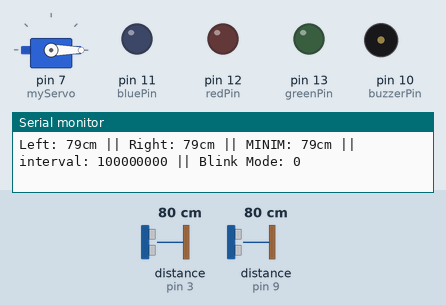
Bench run of a sketch on a simulated Arduino Uno, built with avr-gcc and run on an emulated ATmega328P. Parts: servo, output pins drawn as LEDs (lit = HIGH), buzzer (waves = sounding), the last lines printed to the serial monitor. Wiring (inferred from the names in the program): 2 × ultrasonic range finder: trigger pin 2, echo pin 3 / trigger pin 8, echo pin 9. Dashed ring = blinking. Inputs (shaded band) come from the test bench; at power-on: distance to the obstacle (sensors on pin 3, pin 9) 80 cm. The echo pulse lasts 58.3 µs per cm; pins used as bus, display or sensor lines are not drawn.

Above: at 1.2 s.
1.3 s: distance to the obstacle (sensor on pin 3) set to 18 cm
At 1.97 s:
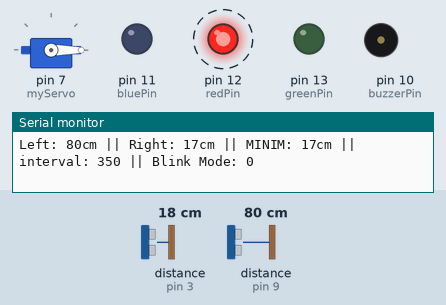
4.3 s: distance to the obstacle (sensor on pin 9) set to 2 cm
At 5.9 s:
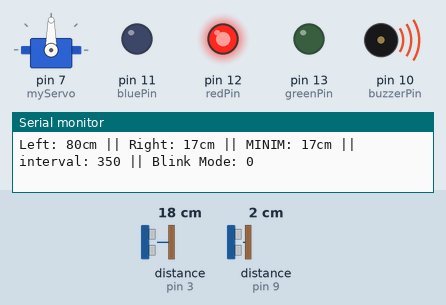
At 11.3 s:
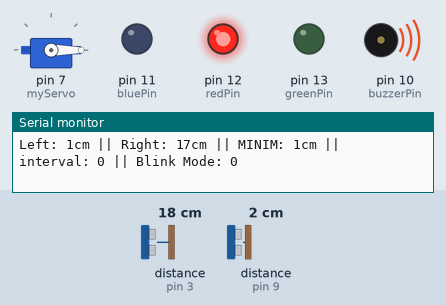
Timing chart, 0 to 12.8 s (numbered marks = the images above; inputs shaded):
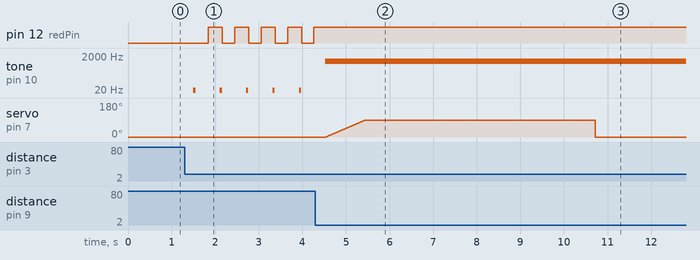

Measured:
- after the input at 1.3 s, pin 12 (redPin): alternates HIGH for 0.33 s and LOW for 0.28 s, starting after 0.54 s; tone on pin 10 (buzzerPin): alternates 10 Hz for 0.05 s and silent for 0.56 s, starting after 0.20 s
- after the input at 4.3 s, pin 12 (redPin): stops changing and stays HIGH; servo on pin 7 (myServo): rises from 0° to 90° in 0.89 s, then falls to 0° in 5.3 s

The sketch:

parking_aid_barrier.ino
```cpp
#include <Servo.h>

Servo myServo;

const int trigPinLeft = 8;
const int echoPinLeft = 9;
const int buzzerPin = 10;

const int trigPinRight = 2;
const int echoPinRight = 3;

const int redPin = 12;
const int greenPin = 13;
const int bluePin = 11;

long durationLeft, cmLeft;
long durationRight, cmRight;
long min_cm = 0;

int safetyDistance = 45;
int longDistance = 30;
int mediumDistance = 15;
int lowDistance = 5;
long interval = 100000000;
long blink_interval = -1;

unsigned long previousMillis = 0;
unsigned long previousBlinkMillis = 0;

int blink_mode = 0;

int currentServoAngle = 0;

void setup() {
  myServo.attach(7);
  myServo.write(0);
  pinMode(trigPinLeft, OUTPUT);
  pinMode(echoPinLeft, INPUT);

  pinMode(trigPinRight, OUTPUT);
  pinMode(echoPinRight, INPUT);

  pinMode(buzzerPin, OUTPUT);

  pinMode(redPin, OUTPUT);
  pinMode(greenPin, OUTPUT);
  pinMode(bluePin, OUTPUT);

  Serial.begin(9600);
}

void moveServoGradually(int targetAngle, int delayBetweenSteps) {

  if (targetAngle > currentServoAngle) {
    for (int angle = currentServoAngle; angle <= targetAngle; angle++) {
      myServo.write(angle);
      delay(delayBetweenSteps);
    }
    currentServoAngle = 90;
    myServo.write(90);
  } else {
    for (int angle = currentServoAngle; angle >= targetAngle; angle--) {
      myServo.write(angle);
      delay(delayBetweenSteps);
    }
    myServo.write(0);
    currentServoAngle = 0;
  }

}

void loop() {
  digitalWrite(trigPinLeft, LOW);
  delayMicroseconds(5);
  digitalWrite(trigPinLeft, HIGH);
  delayMicroseconds(10);
  digitalWrite(trigPinLeft, LOW);

  pinMode(echoPinLeft, INPUT);
  durationLeft = pulseIn(echoPinLeft, HIGH);
  cmLeft = (durationLeft / 2) / 29.1;

  digitalWrite(trigPinRight, LOW);
  delayMicroseconds(5);
  digitalWrite(trigPinRight, HIGH);
  delayMicroseconds(10);
  digitalWrite(trigPinRight, LOW);

  pinMode(echoPinRight, INPUT);
  durationRight = pulseIn(echoPinRight, HIGH);
  cmRight = (durationRight / 2) / 29.1;

  if (cmLeft <= cmRight) {
    min_cm = cmLeft;
  } else {
    min_cm = cmRight;
  }

  unsigned long currentMillis = millis();
  if (min_cm >= safetyDistance) {
    interval = 100000000;
    blink_interval = -1;
  } else if (min_cm >= longDistance && min_cm < safetyDistance) {
    interval = 750;
    blink_interval = 375;
  } else if (min_cm >= mediumDistance && min_cm < longDistance) {
    interval = 350;
    blink_interval = 175;
  } else if (min_cm >= lowDistance && min_cm < mediumDistance) {
    interval = 150;
    blink_interval = 75;
  } else if (min_cm < lowDistance) {
    interval = 0;
    blink_interval = 0;
  }

  if (interval == 0) {
    tone(buzzerPin, 1000);
  } else if (interval == 100000000) {
    noTone(buzzerPin);
  } else {
    if (currentMillis - previousMillis >= interval) {
      previousMillis = currentMillis;
      tone(buzzerPin, 10);
      delay(50);
      noTone(buzzerPin);
    }
  }
  if (blink_interval != 0) {
    moveServoGradually(0, 10);
  }
  if (blink_interval == 0) {
    digitalWrite(redPin, HIGH);
    moveServoGradually(90, 10);
    delay(5000);
  } else if (blink_interval == -1) {
    digitalWrite(redPin, LOW);
    moveServoGradually(0, 10);
  } else if (currentMillis - previousBlinkMillis >= blink_interval) {
    previousBlinkMillis = currentMillis;
    if (blink_mode == 1) {
      digitalWrite(redPin, HIGH);
      blink_mode = 0;
    } else if (blink_mode == 0) {
      digitalWrite(redPin, LOW);
      blink_mode = 1;
    }
  }

  Serial.print("Left: ");
  Serial.print(cmLeft);
  Serial.print("cm || ");
  Serial.print("Right: ");
  Serial.print(cmRight);
  Serial.print("cm || ");
  Serial.print("MINIM: ");
  Serial.print(min_cm);
  Serial.print("cm || ");
  Serial.print("interval: ");
  Serial.print(interval);
  Serial.print(" || Blink Mode: ");
  Serial.print(blink_mode);
  Serial.println("");

  delay(250);
}
```
